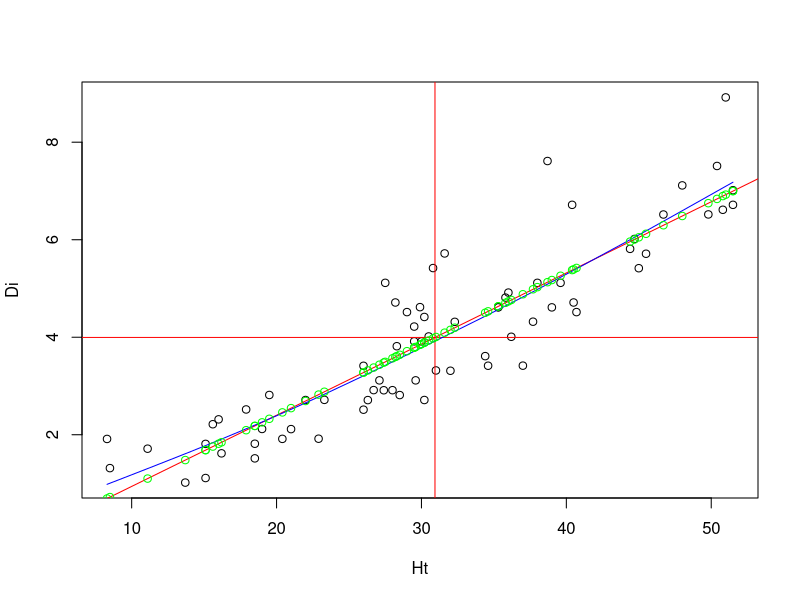
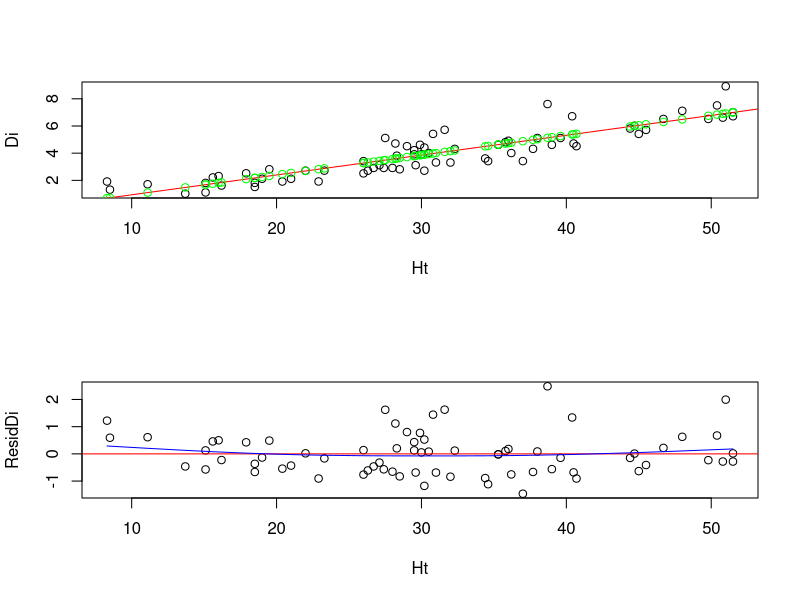
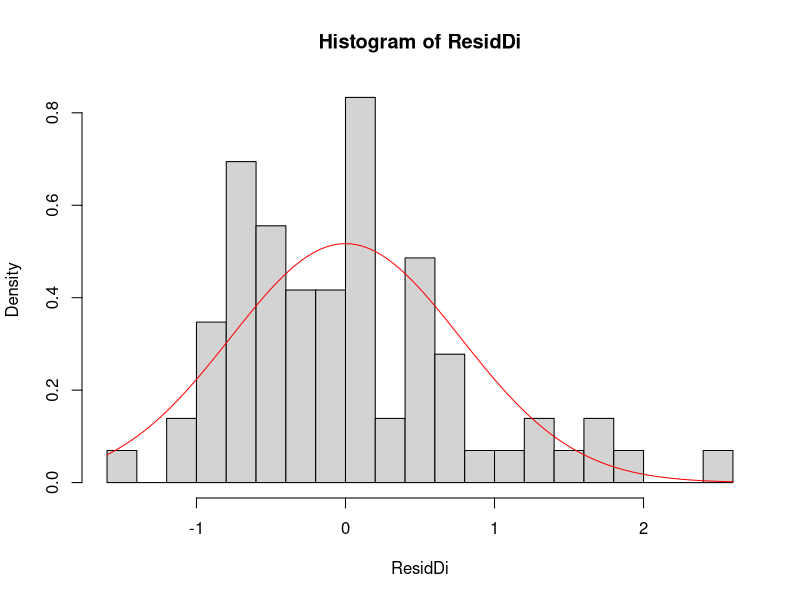
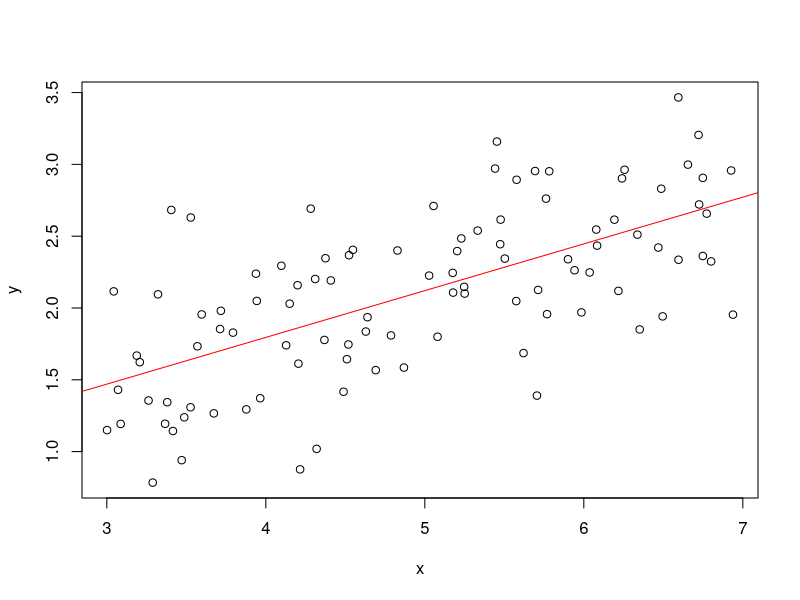
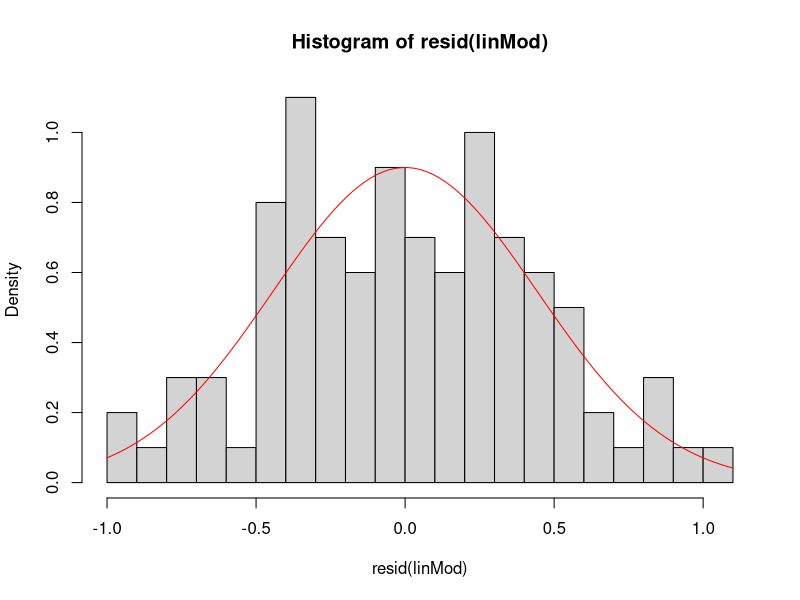

The R script that drew these images, in order:
#Math E-156 Script 9A-LinearRegression.R

#Topic 1 - Covariance and correlation for two random variables.
#Example from sections 9.1 and 9.2 of the textbook.

#Load the Black Spruce data
Spruce <-read.csv("Spruce.csv"); head(Spruce)
Ht <- Spruce$Ht.change; Di <- Spruce$Di.change

#Does a large height change go with a large diameter change?
plot(Ht, Di)
#A scatter plot suggests so.
abline(h = mean(Di), col = "red")
abline(v = mean(Ht), col = "red")
#The NE quadrant where both variables are above the mean is heavily populated
#So is the SW quadrant where both variables are below the mean
#Covariance is E[XY] - E{X]E[Y] -- zero for independent variables
cov(Ht, Di) #just the covariance
#As with variance, R computes an unbiased estimate from a sample
#This would be the correct formula if we had the entire population
mean( (Ht-mean(Ht)) * (Di-mean(Di)))
#As with variance, the built-in R function divides by n-1
n<- length(Ht)
sum( (Ht-mean(Ht)) * (Di-mean(Di)))/(n-1)

#Here is a quicker way to get the answer (similar to Proposition 9.1)
Covar<-(sum(Ht*Di)-n*mean(Ht)*mean(Di))/(n-1); Covar

#If we bind the columns into a matrix, we get the entire covariance matrix
cov(cbind(Ht,Di));  
#The diagonal entries are the sample variances
var(Ht); var(Di)

#Divide the covariance by the product of the standard deviations
Covar/(sd(Ht)* sd(Di))
#This is the correlation
cor(Ht,Di) #in the range [-1,1]
#The correlation does not depend on whether we divide by n or by n-1

#Topic 2 - Least-squares regression for two random variables.

#Find the regression line y = a + bx for the same spruce data

#Here is the formula for the slope of the line
b <- sum( (Ht-mean(Ht)) * (Di-mean(Di)) / sum((Ht-mean(Ht))^2));b #equation 9.4

#Here is the formula for the intercept
a <- mean(Di) - b*mean(Ht);a   #equation 9.5

#We can add this regression line to the plot of the data
abline(a, b, col = "red")

#It is quicker to use the built-in R function
spruce.lm <- lm(Di.change~Ht.change, data =Spruce);spruce.lm

#R also has a function to fit the data with a cubic polynomial
lines(smooth.spline(Ht, Di, df=3), col = "blue")

#The coefficients a and b were chosen to minimize the sum of squares of the residuals
#we can split the observations into predicted values and residuals
PredictDi = a + b * Ht
points(Ht,PredictDi, col = "green",add = TRUE)   #these lie on the regression line
#The residual is the observation minus the prediction
ResidDi = Di - PredictDi

#We can plot the residuals separately
par(mfrow=c(2,1))
plot(Ht,Di)      #for comparison
abline(a, b, col = "red")
points(Ht,PredictDi, col = "green",add = TRUE)



plot(Ht,ResidDi)    #by construction, the residuals have a mean of zero
abline(h=0, col = "red")

#By using a cubic polynomial we could make the sum of squares a bit smaller.
lines(smooth.spline(Spruce$Ht.change, resid(spruce.lm), df=3), col = "blue")
#If the cubic curve is close to flat, linear regression fits the data nicely.
par(mfrow=c(1,1)) #always restore graphics parameters!

#Splitting up the variance
vDi <- var(Di); vDi #variance of observations
vPDi <- var(PredictDi); vPDi #variance of predicted values
vRDi <-var(ResidDi); vRDi #variance of residuals

#The variance of the observations is the sum of the two pieces
vDi; vPDi +  vRDi

#Theorem - the square of the correlation equals the fraction of the variance explained by the predictions
#This ratio is called R-squared and appears in many problems in the textbook.
vPDi/vDi; cor(Ht, Di)^2

#Topic 3 - a maximum-likelihood approach
#This approach leads to the same regression line but needs stronger assumptions.
#View the heights as a fixed vector, not a random variable
#Assume that the diameter is a linear function of the height, plus a random residual
#Assume further that the residuals are independent and normally distributed with variance sigsq
library(stats4)   #needed for MLL

#Construct minus the Log-likelihood (done on p. 269 of textbook)
MLL<-function(alpha, beta, sigsq) n*sqrt(2*pi*sigsq)+ sum((Di-alpha-beta*Ht)^2)/(2*sigsq)
mle(MLL, start = list(alpha = 0 , beta = 0.2, sigsq = 1))
#The MLE estimates of alpha and beta are the a and b from least-squares
a; b
#The MLE estimate of the variance of the residuals is way off
vRDi  #computed from the data

#The problem is that for spruce trees, the residuals do not have a normal distribution
hist(ResidDi, breaks= 20, probability = TRUE)
curve(dnorm(x, mean(resid(spruce.lm)),sd(resid(spruce.lm))), col = "red", add = TRUE)
#Perhaps the big positive residuals are from well-fertilized trees

#Topic 4 - checking the MLE approach when the residuals really have a normal distribution
#For comparison, We can fabricate some data that complies with the model
a<- 0.6 #intercept
b<- 0.3 #slope
s<- 0.2 #variance of residuals
x<- runif(100, min = 3, max = 7) #like heights, not uniformly spaced
y<- a + b*x + rnorm(100,0, sqrt(s))  #like diameters, with random residuals

#First do the standard regression-line stuff using the built-in function
linMod <- lm(y ~ x); linMod  #the coefficient will not necessarily equal a and b!
plot(x,y)
abline(linMod, col = "red")

#Now try the MLE approach
MLL<-function(alpha, beta, sigsq) n*sqrt(2*pi*sigsq)+ sum((y-alpha-beta*x)^2)/(2*sigsq)
results<- mle(MLL, start = list(alpha = 0 , beta = 0.2, sigsq = 1));results
results@coef #this is how to extract something from an S4 class
#The MLE estimates of alpha and beta are the same as before
 
mean((y-a-b*x)^2) #variance of the random residuals that we generated
mean((y-results@coef[1]-results@coef[2]*x)^2) #variance of the calculated residuals

#The MLE estimate of the variance is pretty good, because the residuals now fit the model
hist(resid(linMod), breaks= 20, probability = TRUE)
curve(dnorm(x, mean(resid(linMod)),sd(resid(linMod))), col = "red", add = TRUE)
